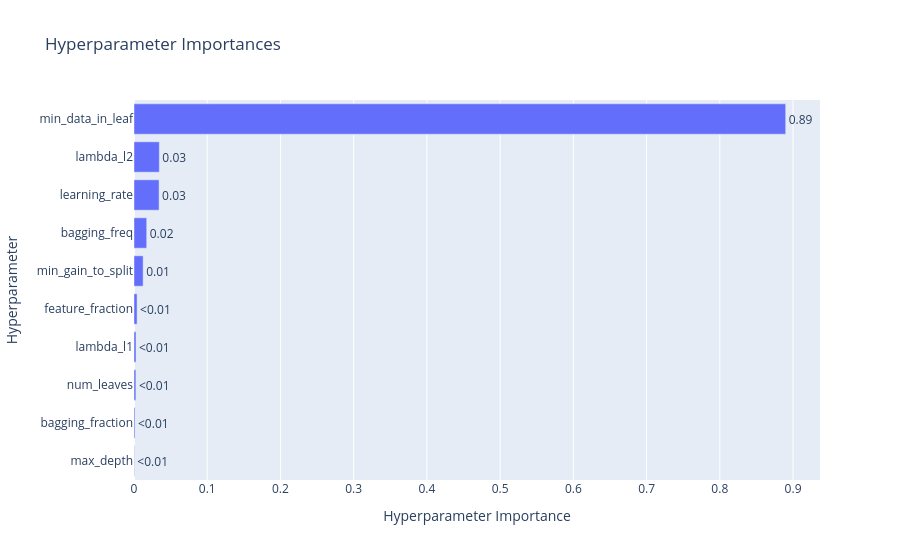

Source (notebook cell):
### Code cell
optuna.visualization.plot_optimization_history(study)
optuna.visualization.plot_param_importances(study)

### Figure 1 — Plotly figure (JSON) as saved in the notebook; plotly's stock layout.template omitted (floating-point values rounded to 4 significant figures)
{"data": [{"cliponaxis": false, "hovertemplate": ["max_depth (IntDistribution): 0.0004913088690092774<extra></extra>", "bagging_fraction (FloatDistribution): 0.0013296624216547867<extra></extra>", "num_leaves (IntDistribution): 0.0025652573627039494<extra></extra>", "lambda_l1 (FloatDistribution): 0.002724691133302689<extra></extra>", "feature_fraction (FloatDistribution): 0.004217851904674275<extra></extra>", "min_gain_to_split (FloatDistribution): 0.012484655319093395<extra></extra>", "bagging_freq (IntDistribution): 0.017356093828697496<extra></extra>", "learning_rate (FloatDistribution): 0.03426279444561393<extra></extra>", "lambda_l2 (FloatDistribution): 0.03459023138703899<extra></extra>", "min_data_in_leaf (IntDistribution): 0.8899774533282113<extra></extra>"], "name": "Objective Value", "orientation": "h", "text": ["<0.01", "<0.01", "<0.01", "<0.01", "<0.01", "0.01", "0.02", "0.03", "0.03", "0.89"], "textposition": "outside", "type": "bar", "x": [0.0004913, 0.00133, 0.002565, 0.002725, 0.004218, 0.01248, 0.01736, 0.03426, 0.03459, 0.89], "y": ["max_depth", "bagging_fraction", "num_leaves", "lambda_l1", "feature_fraction", "min_gain_to_split", "bagging_freq", "learning_rate", "lambda_l2", "min_data_in_leaf"]}], "layout": {"title": {"text": "Hyperparameter Importances"}, "xaxis": {"title": {"text": "Hyperparameter Importance"}}, "yaxis": {"title": {"text": "Hyperparameter"}}}}
